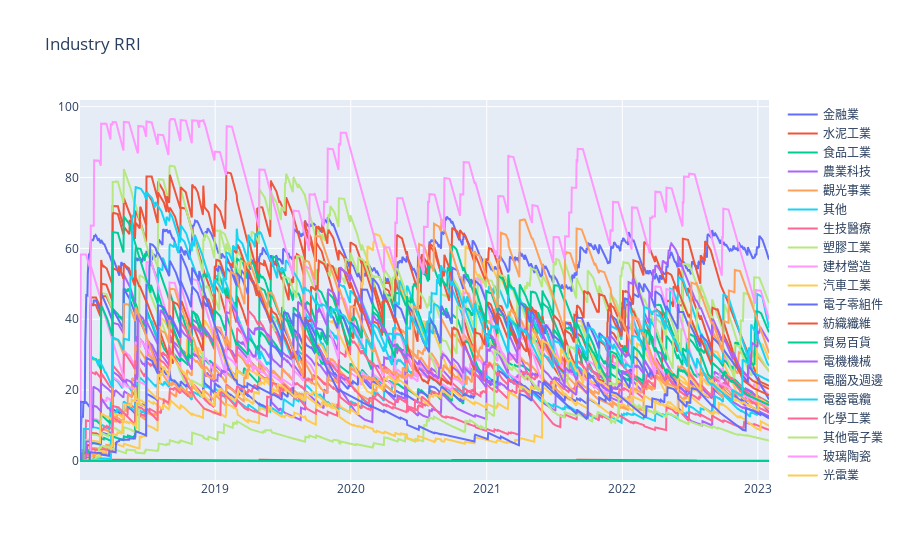

The cell this chart's notebook holds for it:
### Code cell
trace = {}
for idx, ind in enumerate(rri_TSE.columns):
    trace[f'trace_{idx}'] = go.Scatter(x=rri_TSE.index, y=rri_TSE[str(ind)], name=str(ind))


fig = go.Figure(data=[trace[i] for i in trace],)
fig.update_layout(title="Industry RRI")
fig.show()

### Figure 1 — Plotly figure (JSON) as saved in the notebook; plotly's stock layout.template omitted (floating-point values rounded to 4 significant figures; data arrays with more than 128 entries replaced by an {"elided": "..."} marker saying what was removed)
{"data": [{"name": "金融業", "type": "scatter", "x": {"elided": "1856 str values"}, "y": {"elided": "1856 float values"}}, {"name": "水泥工業", "type": "scatter", "x": {"elided": "1856 str values"}, "y": {"elided": "1856 float values"}}, {"name": "食品工業", "type": "scatter", "x": {"elided": "1856 str values"}, "y": {"elided": "1856 float values"}}, {"name": "農業科技", "type": "scatter", "x": {"elided": "1856 str values"}, "y": {"elided": "1856 float values"}}, {"name": "觀光事業", "type": "scatter", "x": {"elided": "1856 str values"}, "y": {"elided": "1856 float values"}}, {"name": "其他", "type": "scatter", "x": {"elided": "1856 str values"}, "y": {"elided": "1856 float values"}}, {"name": "生技醫療", "type": "scatter", "x": {"elided": "1856 str values"}, "y": {"elided": "1856 float values"}}, {"name": "塑膠工業", "type": "scatter", "x": {"elided": "1856 str values"}, "y": {"elided": "1856 float values"}}, {"name": "建材營造", "type": "scatter", "x": {"elided": "1856 str values"}, "y": {"elided": "1856 float values"}}, {"name": "汽車工業", "type": "scatter", "x": {"elided": "1856 str values"}, "y": {"elided": "1856 float values"}}, {"name": "電子零組件", "type": "scatter", "x": {"elided": "1856 str values"}, "y": {"elided": "1856 float values"}}, {"name": "紡織纖維", "type": "scatter", "x": {"elided": "1856 str values"}, "y": {"elided": "1856 float values"}}, {"name": "貿易百貨", "type": "scatter", "x": {"elided": "1856 str values"}, "y": {"elided": "1856 float values"}}, {"name": "電機機械", "type": "scatter", "x": {"elided": "1856 str values"}, "y": {"elided": "1856 float values"}}, {"name": "電腦及週邊", "type": "scatter", "x": {"elided": "1856 str values"}, "y": {"elided": "1856 float values"}}, {"name": "電器電纜", "type": "scatter", "x": {"elided": "1856 str values"}, "y": {"elided": "1856 float values"}}, {"name": "化學工業", "type": "scatter", "x": {"elided": "1856 str values"}, "y": {"elided": "1856 float values"}}, {"name": "其他電子業", "type": "scatter", "x": {"elided": "1856 str values"}, "y": {"elided": "1856 float values"}}, {"name": "玻璃陶瓷", "type": "scatter", "x": {"elided": "1856 str values"}, "y": {"elided": "1856 float values"}}, {"name": "光電業", "type": "scatter", "x": {"elided": "1856 str values"}, "y": {"elided": "1856 float values"}}, {"name": "造紙工業", "type": "scatter", "x": {"elided": "1856 str values"}, "y": {"elided": "1856 float values"}}, {"name": "鋼鐵工業", "type": "scatter", "x": {"elided": "1856 str values"}, "y": {"elided": "1856 float values"}}, {"name": "橡膠工業", "type": "scatter", "x": {"elided": "1856 str values"}, "y": {"elided": "1856 float values"}}, {"name": "航運業", "type": "scatter", "x": {"elided": "1856 str values"}, "y": {"elided": "1856 float values"}}, {"name": "半導體", "type": "scatter", "x": {"elided": "1856 str values"}, "y": {"elided": "1856 float values"}}, {"name": "通信網路業", "type": "scatter", "x": {"elided": "1856 str values"}, "y": {"elided": "1856 float values"}}, {"name": "電子通路業", "type": "scatter", "x": {"elided": "1856 str values"}, "y": {"elided": "1856 float values"}}, {"name": "資訊服務業", "type": "scatter", "x": {"elided": "1856 str values"}, "y": {"elided": "1856 float values"}}, {"name": "油電燃氣業", "type": "scatter", "x": {"elided": "1856 str values"}, "y": {"elided": "1856 float values"}}, {"name": "文化創意業", "type": "scatter", "x": {"elided": "1856 str values"}, "y": {"elided": "1856 float values"}}, {"name": "電子商務", "type": "scatter", "x": {"elided": "1856 str values"}, "y": {"elided": "1856 float values"}}, {"name": "電子工業", "type": "scatter", "x": {"elided": "1856 str values"}, "y": {"elided": "1856 float values"}}, {"name": "存託憑證", "type": "scatter", "x": {"elided": "1856 str values"}, "y": {"elided": "1856 int values"}}], "layout": {"title": {"text": "Industry RRI"}}}
